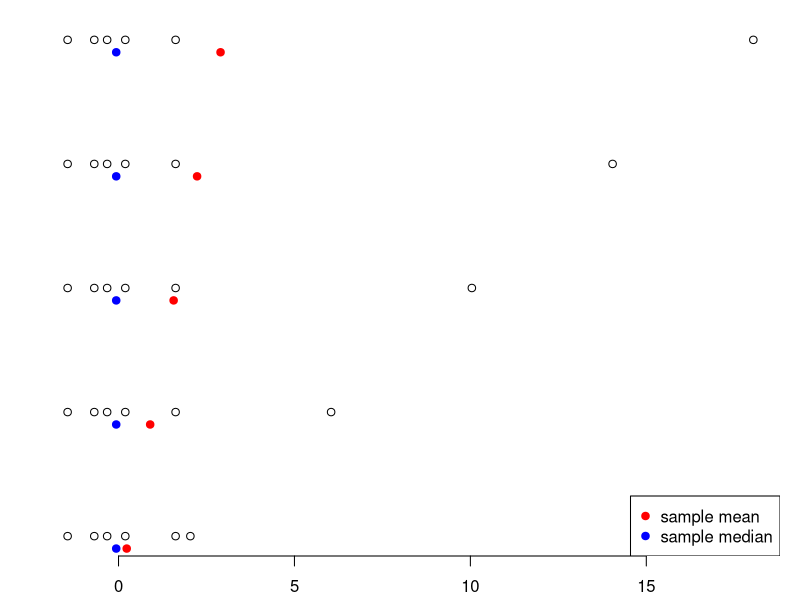

Write the R code that produced this figure.
# Setup
set.seed(1337)

dir.create(
    file.path("images", "mean", "002"),
    recursive = TRUE,
    showWarnings = FALSE
)

# Renders a plot that shows how the sample mean and medians are changed by 
# perturbing a single observation
pdf(file.path("images", "mean", "002", "001.pdf"), height = 4)

old_par <- par(mar=c(2.2, 1, 1, 1))
x <- rnorm(6, 0)
plot(x, rep(0, length(x)), yaxt="n", ylim=c(0, 4), xlim=c(-2, 18), xlab="", ylab="", bty="n")
points(mean(x), -0.1, col="red", pch=19)
points(median(x), -0.1, col="blue", pch=19)

for(i in 1:4) {
  x[which.max(x)] <- x[which.max(x)] + 4
  points(x, rep(i, length(x)))
  points(mean(x), i-0.1, col="red", pch=19)
  points(median(x), i-0.1, col="blue", pch=19)
}
legend("bottomright", c("sample mean", "sample median"), col=c("red", "blue"), pch=19)
par(old_par)

dev.off()


